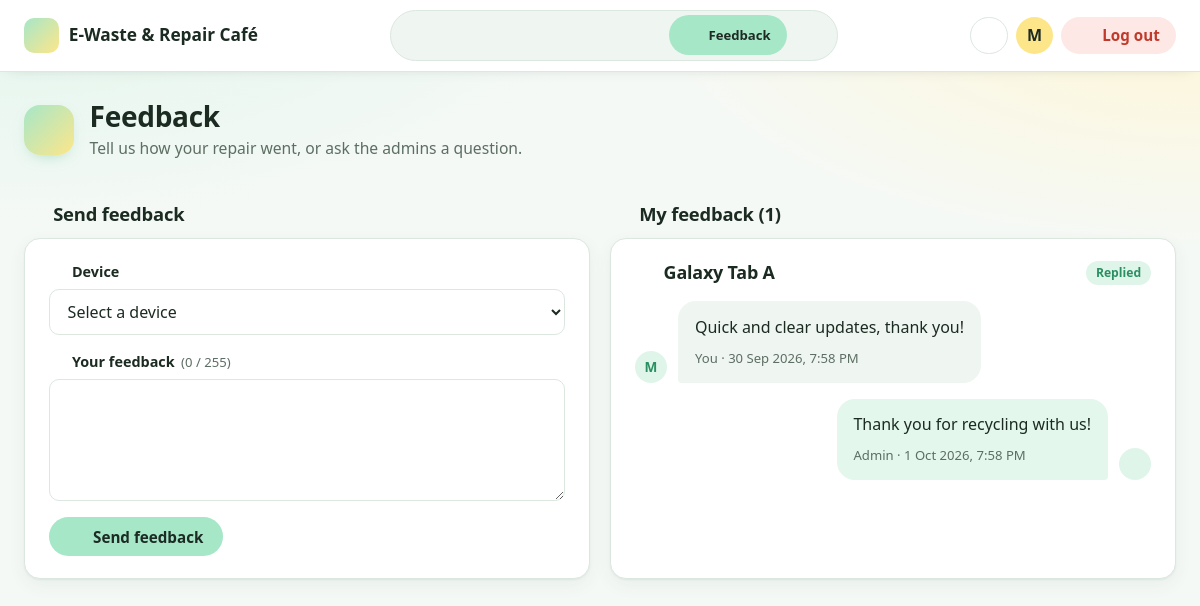
Page /student/feedback.php (signed in) on the committed database.
### tables this page shows
CREATE TABLE `feedback` (
  `feedbackID` varchar(10) NOT NULL,
  `tp_number` varchar(10) NOT NULL,
  `deviceID` varchar(10) NOT NULL,
  `replied_by` varchar(10) DEFAULT NULL,
  `message` varchar(255) NOT NULL,
  `admin_reply` varchar(255) DEFAULT NULL,
  `submitted_at` datetime NOT NULL DEFAULT current_timestamp(),
  `replied_at` datetime DEFAULT NULL
);

CREATE TABLE `devices` (
  `deviceID` varchar(10) NOT NULL,
  `submitted_by` varchar(10) NOT NULL,
  `categoryID` varchar(10) NOT NULL,
  `claimed_by` varchar(10) DEFAULT NULL,
  `processed_by` varchar(10) DEFAULT NULL,
  `device_name` varchar(100) NOT NULL,
  `fault_description` varchar(255) NOT NULL,
  `photo_path` varchar(255) NOT NULL,
  `weight_kg` decimal(6,2) DEFAULT NULL,
  `status` enum('Submitted','Cancelled','Dropped Off','Claimed','In Repair','Ready for Collection','Completed','Pending Consent','Return Requested','Awaiting Recycle','Recycled','Returned Unrepaired','Collected Unrepaired','Disposed','Returned Unclaimed') NOT NULL DEFAULT 'Submitted',
  `disposal_method` enum('Certified e-waste recycler','Battery take-back programme','Metal recovery','Harvest parts for repair stock') DEFAULT NULL,
  `terms_accepted` tinyint(1) NOT NULL,
  `recycle_consent` tinyint(1) DEFAULT NULL,
  `submitted_at` datetime NOT NULL DEFAULT current_timestamp(),
  `status_changed_at` datetime NOT NULL DEFAULT current_timestamp(),
  CONSTRAINT `chk_dev_weight` CHECK (`weight_kg` IS NULL OR (`weight_kg` > 0 AND `weight_kg` <= 50)),
  CONSTRAINT `chk_dev_terms` CHECK (`terms_accepted` = 1)
);

### includes/functions.php (called while the page is built, shortened)
<?php
require_once __DIR__ . '/icons.php';
function e($value)
{
    return htmlspecialchars((string) $value, ENT_QUOTES, 'UTF-8');
}
function nice_date($datetime, $withTime = false)
{
    return date($withTime ? 'j M Y, g:i A' : 'j M Y', strtotime($datetime));
}
function db_all($conn, $sql, $types = '', $params = [])
{
    $stmt = $conn->prepare($sql);
    if ($types !== '') $stmt->bind_param($types, ...$params);
    $stmt->execute();
    $result = $stmt->get_result();
    return $result->fetch_all(MYSQLI_ASSOC);
}

### student/feedback.php (the view, shortened to what this page needs)
<?php
require '../config/db.php';
require '../includes/functions.php';
$tp = $_SESSION['tp_number'];
$devices = db_all($conn,
    "SELECT deviceID, device_name FROM devices
     WHERE submitted_by = ? ORDER BY submitted_at DESC",
    's', [$tp]);
$feedback = db_all($conn,
    "SELECT f.*, d.device_name FROM feedback f
     JOIN devices d ON f.deviceID = d.deviceID
     WHERE f.tp_number = ? AND d.submitted_by = ?
     ORDER BY f.submitted_at DESC", 'ss', [$tp, $tp]);
require '../includes/student_top.php';
$me = mb_strtoupper(mb_substr($_SESSION['name'] ?? 'S', 0, 1));
?>
<div class="two-col">
    <div>
        <h2 class="section-title"><?= icon('send') ?> Send feedback</h2>
        <section class="card">
            <?php if (!$devices): ?>
                <?php empty_state('device', 'Submit a device first, then you can send feedback about it.',
                    '<a class="btn btn-primary btn-sm" href="submit-device.php">' . icon('plus') . ' Submit Device</a>'); ?>
            <?php else: ?>
                <form method="post" novalidate data-validate data-confirm="Send this feedback to the admins?">
                    <div class="field">
                        <label for="deviceID"><?= icon('device') ?> Device</label>
                        <select id="deviceID" name="deviceID" required>
                            <option value="">Select a device</option>
                        </select>
                    </div>
                    <div class="field">
                        <label for="message"><?= icon('message') ?> Your feedback <small class="muted" data-count-for="message"></small></label>
                        <textarea id="message" name="message" rows="4" maxlength="255" required><?= e($_POST['message'] ?? '') ?></textarea>
                    </div>
                    <button class="btn btn-primary"><?= icon('send') ?> Send feedback</button>
                </form>
            <?php endif; ?>
        </section>
    </div>
    <div>
        <h2 class="section-title"><?= icon('inbox') ?> My feedback (<?= count($feedback) ?>)</h2>
        <?php foreach ($feedback as $f): ?>
            <section class="card">
                <div class="card-head">
                    <h3 class="card-title"><?= icon('device') ?> <?= e($f['device_name']) ?></h3>
                    <span class="badge <?= $f['admin_reply'] ? 'badge-ok' : 'badge-warn' ?>"><?= $f['admin_reply'] ? 'Replied' : 'Waiting for reply' ?></span>
                </div>
                <div class="chat">
                    <div class="bubble from-student">
                        <span class="avatar small"><?= e($me) ?></span>
                        <div>
                            <p><?= e($f['message']) ?></p>
                            <small class="muted">You · <?= e(nice_date($f['submitted_at'], true)) ?></small>
                        </div>
                    </div>
                    <?php if ($f['admin_reply']): ?>
                        <div class="bubble from-admin">
                            <div>
                                <p><?= e($f['admin_reply']) ?></p>
                                <small class="muted">Admin · <?= e(nice_date($f['replied_at'], true)) ?></small>
                            </div>
                            <span class="avatar small"><?= icon('shield') ?></span>
                        </div>
                    <?php endif; ?>
                </div>
            </section>
        <?php endforeach; ?>
    </div>
</div>
<?php require '../includes/bottom.php'; ?>

### includes/icons.php (shortened to what this page needs)
<?php
function icon($name, $class = '')
{
    $svg = $paths[$name] ?? $paths['box'];
    return '<svg class="icon ' . $class . '" viewBox="0 0 24 24" aria-hidden="true" focusable="false">' . $svg . '</svg>';
}

### rows in the picture
feedback: deviceID.device_name "Galaxy Tab A", shows "Replied", message "Quick and clear updates, thank you!", submitted_at "30 Sep 2026, 7:58 PM", admin_reply "Thank you for recycling with us!", replied_at "1 Oct 2026, 7:58 PM"

### other values in the picture
$label "Feedback"
$initial "M"
$title "Feedback"
$desc "Tell us how your repair went, or ask the admins a question."
count($feedback) "1"
